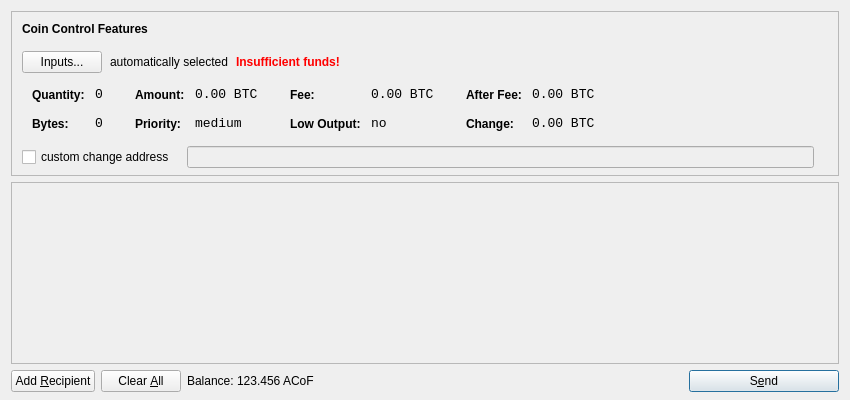
<?xml version="1.0" encoding="UTF-8"?>
<ui version="4.0">
 <class>SendCoinsDialog</class>
 <widget class="QDialog" name="SendCoinsDialog">
  <property name="geometry">
   <rect>
    <x>0</x>
    <y>0</y>
    <width>850</width>
    <height>400</height>
   </rect>
  </property>
  <property name="windowTitle">
   <string>Send Coins</string>
  </property>
  <layout class="QVBoxLayout" name="verticalLayout" stretch="0,1,0">
   <property name="bottomMargin">
    <number>8</number>
   </property>
   <item>
    <widget class="QFrame" name="frameCoinControl">
     <property name="sizePolicy">
      <sizepolicy hsizetype="Expanding" vsizetype="Expanding">
       <horstretch>0</horstretch>
       <verstretch>0</verstretch>
      </sizepolicy>
     </property>
     <property name="maximumSize">
      <size>
       <width>16777215</width>
       <height>16777215</height>
      </size>
     </property>
     <property name="frameShape">
      <enum>QFrame::StyledPanel</enum>
     </property>
     <property name="frameShadow">
      <enum>QFrame::Sunken</enum>
     </property>
     <layout class="QVBoxLayout" name="verticalLayoutCoinControl2">
      <property name="spacing">
       <number>-1</number>
      </property>
      <property name="leftMargin">
       <number>0</number>
      </property>
      <property name="topMargin">
       <number>0</number>
      </property>
      <property name="rightMargin">
       <number>0</number>
      </property>
      <property name="bottomMargin">
       <number>6</number>
      </property>
      <item>
       <layout class="QVBoxLayout" name="verticalLayoutCoinControl" stretch="0,0,0,0,1">
        <property name="spacing">
         <number>0</number>
        </property>
        <property name="leftMargin">
         <number>10</number>
        </property>
        <property name="topMargin">
         <number>10</number>
        </property>
        <item>
         <layout class="QHBoxLayout" name="horizontalLayoutCoinControl1">
          <property name="bottomMargin">
           <number>15</number>
          </property>
          <item>
           <widget class="QLabel" name="labelCoinControlFeatures">
            <property name="sizePolicy">
             <sizepolicy hsizetype="Preferred" vsizetype="Maximum">
              <horstretch>0</horstretch>
              <verstretch>0</verstretch>
             </sizepolicy>
            </property>
            <property name="font">
             <font>
              <weight>75</weight>
              <bold>true</bold>
             </font>
            </property>
            <property name="styleSheet">
             <string notr="true">font-weight:bold;</string>
            </property>
            <property name="text">
             <string>Coin Control Features</string>
            </property>
           </widget>
          </item>
         </layout>
        </item>
        <item>
         <layout class="QHBoxLayout" name="horizontalLayoutCoinControl2" stretch="0,0,0,0">
          <property name="spacing">
           <number>8</number>
          </property>
          <property name="bottomMargin">
           <number>10</number>
          </property>
          <item>
           <widget class="QPushButton" name="pushButtonCoinControl">
            <property name="styleSheet">
             <string notr="true"/>
            </property>
            <property name="text">
             <string>Inputs...</string>
            </property>
           </widget>
          </item>
          <item>
           <widget class="QLabel" name="labelCoinControlAutomaticallySelected">
            <property name="text">
             <string>automatically selected</string>
            </property>
            <property name="margin">
             <number>5</number>
            </property>
           </widget>
          </item>
          <item>
           <widget class="QLabel" name="labelCoinControlInsuffFunds">
            <property name="font">
             <font>
              <weight>75</weight>
              <bold>true</bold>
             </font>
            </property>
            <property name="styleSheet">
             <string notr="true">color:red;font-weight:bold;</string>
            </property>
            <property name="text">
             <string>Insufficient funds!</string>
            </property>
            <property name="margin">
             <number>5</number>
            </property>
           </widget>
          </item>
          <item>
           <spacer name="horizontalSpacerCoinControl">
            <property name="orientation">
             <enum>Qt::Horizontal</enum>
            </property>
            <property name="sizeHint" stdset="0">
             <size>
              <width>40</width>
              <height>1</height>
             </size>
            </property>
           </spacer>
          </item>
         </layout>
        </item>
        <item>
         <widget class="QWidget" name="widgetCoinControl" native="true">
          <property name="sizePolicy">
           <sizepolicy hsizetype="Preferred" vsizetype="Preferred">
            <horstretch>0</horstretch>
            <verstretch>0</verstretch>
           </sizepolicy>
          </property>
          <property name="minimumSize">
           <size>
            <width>0</width>
            <height>0</height>
           </size>
          </property>
          <property name="styleSheet">
           <string notr="true"/>
          </property>
          <layout class="QHBoxLayout" name="horizontalLayoutCoinControl5">
           <property name="margin">
            <number>0</number>
           </property>
           <item>
            <layout class="QHBoxLayout" name="horizontalLayoutCoinControl3" stretch="0,0,0,1">
             <property name="spacing">
              <number>20</number>
             </property>
             <property name="topMargin">
              <number>0</number>
             </property>
             <property name="bottomMargin">
              <number>10</number>
             </property>
             <item>
              <layout class="QFormLayout" name="formLayoutCoinControl1">
               <property name="horizontalSpacing">
                <number>10</number>
               </property>
               <property name="verticalSpacing">
                <number>14</number>
               </property>
               <property name="leftMargin">
                <number>10</number>
               </property>
               <property name="topMargin">
                <number>4</number>
               </property>
               <property name="rightMargin">
                <number>6</number>
               </property>
               <item row="0" column="0">
                <widget class="QLabel" name="labelCoinControlQuantityText">
                 <property name="styleSheet">
                  <string notr="true">font-weight:bold;</string>
                 </property>
                 <property name="text">
                  <string>Quantity:</string>
                 </property>
                 <property name="margin">
                  <number>0</number>
                 </property>
                </widget>
               </item>
               <item row="0" column="1">
                <widget class="QLabel" name="labelCoinControlQuantity">
                 <property name="font">
                  <font>
                   <family>Monospace</family>
                   <pointsize>10</pointsize>
                  </font>
                 </property>
                 <property name="cursor">
                  <cursorShape>IBeamCursor</cursorShape>
                 </property>
                 <property name="contextMenuPolicy">
                  <enum>Qt::ActionsContextMenu</enum>
                 </property>
                 <property name="text">
                  <string notr="true">0</string>
                 </property>
                 <property name="margin">
                  <number>0</number>
                 </property>
                 <property name="textInteractionFlags">
                  <set>Qt::LinksAccessibleByMouse|Qt::TextSelectableByKeyboard|Qt::TextSelectableByMouse</set>
                 </property>
                </widget>
               </item>
               <item row="1" column="0">
                <widget class="QLabel" name="labelCoinControlBytesText">
                 <property name="styleSheet">
                  <string notr="true">font-weight:bold;</string>
                 </property>
                 <property name="text">
                  <string>Bytes:</string>
                 </property>
                </widget>
               </item>
               <item row="1" column="1">
                <widget class="QLabel" name="labelCoinControlBytes">
                 <property name="font">
                  <font>
                   <family>Monospace</family>
                   <pointsize>10</pointsize>
                  </font>
                 </property>
                 <property name="cursor">
                  <cursorShape>IBeamCursor</cursorShape>
                 </property>
                 <property name="contextMenuPolicy">
                  <enum>Qt::ActionsContextMenu</enum>
                 </property>
                 <property name="text">
                  <string notr="true">0</string>
                 </property>
                 <property name="textInteractionFlags">
                  <set>Qt::LinksAccessibleByMouse|Qt::TextSelectableByKeyboard|Qt::TextSelectableByMouse</set>
                 </property>
                </widget>
               </item>
              </layout>
             </item>
             <item>
              <layout class="QFormLayout" name="formLayoutCoinControl2">
               <property name="horizontalSpacing">
                <number>10</number>
               </property>
               <property name="verticalSpacing">
                <number>14</number>
               </property>
               <property name="leftMargin">
                <number>6</number>
               </property>
               <property name="topMargin">
                <number>4</number>
               </property>
               <property name="rightMargin">
                <number>6</number>
               </property>
               <item row="0" column="0">
                <widget class="QLabel" name="labelCoinControlAmountText">
                 <property name="styleSheet">
                  <string notr="true">font-weight:bold;</string>
                 </property>
                 <property name="text">
                  <string>Amount:</string>
                 </property>
                 <property name="margin">
                  <number>0</number>
                 </property>
                </widget>
               </item>
               <item row="0" column="1">
                <widget class="QLabel" name="labelCoinControlAmount">
                 <property name="font">
                  <font>
                   <family>Monospace</family>
                   <pointsize>10</pointsize>
                  </font>
                 </property>
                 <property name="cursor">
                  <cursorShape>IBeamCursor</cursorShape>
                 </property>
                 <property name="contextMenuPolicy">
                  <enum>Qt::ActionsContextMenu</enum>
                 </property>
                 <property name="text">
                  <string notr="true">0.00 BTC</string>
                 </property>
                 <property name="textInteractionFlags">
                  <set>Qt::LinksAccessibleByMouse|Qt::TextSelectableByKeyboard|Qt::TextSelectableByMouse</set>
                 </property>
                </widget>
               </item>
               <item row="1" column="0">
                <widget class="QLabel" name="labelCoinControlPriorityText">
                 <property name="styleSheet">
                  <string notr="true">font-weight:bold;</string>
                 </property>
                 <property name="text">
                  <string>Priority:</string>
                 </property>
                </widget>
               </item>
               <item row="1" column="1">
                <widget class="QLabel" name="labelCoinControlPriority">
                 <property name="font">
                  <font>
                   <family>Monospace</family>
                   <pointsize>10</pointsize>
                  </font>
                 </property>
                 <property name="cursor">
                  <cursorShape>IBeamCursor</cursorShape>
                 </property>
                 <property name="contextMenuPolicy">
                  <enum>Qt::ActionsContextMenu</enum>
                 </property>
                 <property name="text">
                  <string>medium</string>
                 </property>
                 <property name="textInteractionFlags">
                  <set>Qt::LinksAccessibleByMouse|Qt::TextSelectableByKeyboard|Qt::TextSelectableByMouse</set>
                 </property>
                </widget>
               </item>
              </layout>
             </item>
             <item>
              <layout class="QFormLayout" name="formLayoutCoinControl3">
               <property name="horizontalSpacing">
                <number>10</number>
               </property>
               <property name="verticalSpacing">
                <number>14</number>
               </property>
               <property name="leftMargin">
                <number>6</number>
               </property>
               <property name="topMargin">
                <number>4</number>
               </property>
               <property name="rightMargin">
                <number>6</number>
               </property>
               <item row="0" column="0">
                <widget class="QLabel" name="labelCoinControlFeeText">
                 <property name="styleSheet">
                  <string notr="true">font-weight:bold;</string>
                 </property>
                 <property name="text">
                  <string>Fee:</string>
                 </property>
                 <property name="margin">
                  <number>0</number>
                 </property>
                </widget>
               </item>
               <item row="0" column="1">
                <widget class="QLabel" name="labelCoinControlFee">
                 <property name="font">
                  <font>
                   <family>Monospace</family>
                   <pointsize>10</pointsize>
                  </font>
                 </property>
                 <property name="cursor">
                  <cursorShape>IBeamCursor</cursorShape>
                 </property>
                 <property name="contextMenuPolicy">
                  <enum>Qt::ActionsContextMenu</enum>
                 </property>
                 <property name="text">
                  <string notr="true">0.00 BTC</string>
                 </property>
                 <property name="textInteractionFlags">
                  <set>Qt::LinksAccessibleByMouse|Qt::TextSelectableByKeyboard|Qt::TextSelectableByMouse</set>
                 </property>
                </widget>
               </item>
               <item row="1" column="0">
                <widget class="QLabel" name="labelCoinControlLowOutputText">
                 <property name="styleSheet">
                  <string notr="true">font-weight:bold;</string>
                 </property>
                 <property name="text">
                  <string>Low Output:</string>
                 </property>
                </widget>
               </item>
               <item row="1" column="1">
                <widget class="QLabel" name="labelCoinControlLowOutput">
                 <property name="font">
                  <font>
                   <family>Monospace</family>
                   <pointsize>10</pointsize>
                  </font>
                 </property>
                 <property name="cursor">
                  <cursorShape>IBeamCursor</cursorShape>
                 </property>
                 <property name="contextMenuPolicy">
                  <enum>Qt::ActionsContextMenu</enum>
                 </property>
                 <property name="text">
                  <string>no</string>
                 </property>
                 <property name="textInteractionFlags">
                  <set>Qt::LinksAccessibleByMouse|Qt::TextSelectableByKeyboard|Qt::TextSelectableByMouse</set>
                 </property>
                </widget>
               </item>
              </layout>
             </item>
             <item>
              <layout class="QFormLayout" name="formLayoutCoinControl4">
               <property name="horizontalSpacing">
                <number>10</number>
               </property>
               <property name="verticalSpacing">
                <number>14</number>
               </property>
               <property name="leftMargin">
                <number>6</number>
               </property>
               <property name="topMargin">
                <number>4</number>
               </property>
               <property name="rightMargin">
                <number>6</number>
               </property>
               <item row="0" column="0">
                <widget class="QLabel" name="labelCoinControlAfterFeeText">
                 <property name="styleSheet">
                  <string notr="true">font-weight:bold;</string>
                 </property>
                 <property name="text">
                  <string>After Fee:</string>
                 </property>
                 <property name="margin">
                  <number>0</number>
                 </property>
                </widget>
               </item>
               <item row="0" column="1">
                <widget class="QLabel" name="labelCoinControlAfterFee">
                 <property name="font">
                  <font>
                   <family>Monospace</family>
                   <pointsize>10</pointsize>
                  </font>
                 </property>
                 <property name="cursor">
                  <cursorShape>IBeamCursor</cursorShape>
                 </property>
                 <property name="contextMenuPolicy">
                  <enum>Qt::ActionsContextMenu</enum>
                 </property>
                 <property name="text">
                  <string notr="true">0.00 BTC</string>
                 </property>
                 <property name="textInteractionFlags">
                  <set>Qt::LinksAccessibleByMouse|Qt::TextSelectableByKeyboard|Qt::TextSelectableByMouse</set>
                 </property>
                </widget>
               </item>
               <item row="1" column="0">
                <widget class="QLabel" name="labelCoinControlChangeText">
                 <property name="styleSheet">
                  <string notr="true">font-weight:bold;</string>
                 </property>
                 <property name="text">
                  <string>Change:</string>
                 </property>
                </widget>
               </item>
               <item row="1" column="1">
                <widget class="QLabel" name="labelCoinControlChange">
                 <property name="font">
                  <font>
                   <family>Monospace</family>
                   <pointsize>10</pointsize>
                  </font>
                 </property>
                 <property name="cursor">
                  <cursorShape>IBeamCursor</cursorShape>
                 </property>
                 <property name="contextMenuPolicy">
                  <enum>Qt::ActionsContextMenu</enum>
                 </property>
                 <property name="text">
                  <string notr="true">0.00 BTC</string>
                 </property>
                 <property name="textInteractionFlags">
                  <set>Qt::LinksAccessibleByMouse|Qt::TextSelectableByKeyboard|Qt::TextSelectableByMouse</set>
                 </property>
                </widget>
               </item>
              </layout>
             </item>
            </layout>
           </item>
          </layout>
         </widget>
        </item>
        <item>
         <layout class="QHBoxLayout" name="horizontalLayoutCoinControl4" stretch="0,0,0">
          <property name="spacing">
           <number>12</number>
          </property>
          <property name="sizeConstraint">
           <enum>QLayout::SetDefaultConstraint</enum>
          </property>
          <property name="topMargin">
           <number>5</number>
          </property>
          <property name="rightMargin">
           <number>5</number>
          </property>
          <item>
           <widget class="QCheckBox" name="checkBoxCoinControlChange">
            <property name="text">
             <string>custom change address</string>
            </property>
           </widget>
          </item>
          <item>
           <widget class="QLineEdit" name="lineEditCoinControlChange">
            <property name="enabled">
             <bool>false</bool>
            </property>
            <property name="sizePolicy">
             <sizepolicy hsizetype="Expanding" vsizetype="Fixed">
              <horstretch>0</horstretch>
              <verstretch>0</verstretch>
             </sizepolicy>
            </property>
           </widget>
          </item>
          <item>
           <widget class="QLabel" name="labelCoinControlChangeLabel">
            <property name="sizePolicy">
             <sizepolicy hsizetype="Preferred" vsizetype="Expanding">
              <horstretch>0</horstretch>
              <verstretch>0</verstretch>
             </sizepolicy>
            </property>
            <property name="minimumSize">
             <size>
              <width>0</width>
              <height>0</height>
             </size>
            </property>
            <property name="text">
             <string/>
            </property>
            <property name="margin">
             <number>3</number>
            </property>
           </widget>
          </item>
         </layout>
        </item>
        <item>
         <spacer name="verticalSpacerCoinControl">
          <property name="orientation">
           <enum>Qt::Vertical</enum>
          </property>
          <property name="sizeHint" stdset="0">
           <size>
            <width>800</width>
            <height>1</height>
           </size>
          </property>
         </spacer>
        </item>
       </layout>
      </item>
     </layout>
    </widget>
   </item>
   <item>
    <widget class="QScrollArea" name="scrollArea">
     <property name="widgetResizable">
      <bool>true</bool>
     </property>
     <widget class="QWidget" name="scrollAreaWidgetContents">
      <property name="geometry">
       <rect>
        <x>0</x>
        <y>0</y>
        <width>830</width>
        <height>165</height>
       </rect>
      </property>
      <layout class="QVBoxLayout" name="verticalLayout_2">
       <property name="margin">
        <number>0</number>
       </property>
       <item>
        <layout class="QVBoxLayout" name="entries">
         <property name="spacing">
          <number>6</number>
         </property>
        </layout>
       </item>
       <item>
        <spacer name="verticalSpacer">
         <property name="orientation">
          <enum>Qt::Vertical</enum>
         </property>
         <property name="sizeHint" stdset="0">
          <size>
           <width>20</width>
           <height>40</height>
          </size>
         </property>
        </spacer>
       </item>
      </layout>
     </widget>
    </widget>
   </item>
   <item>
    <layout class="QHBoxLayout" name="horizontalLayout">
     <item>
      <widget class="QPushButton" name="addButton">
       <property name="toolTip">
        <string>Send to multiple recipients at once</string>
       </property>
       <property name="text">
        <string>Add &amp;Recipient</string>
       </property>
       <property name="icon">
        <iconset resource="../bitcoin.qrc">
         <normaloff>:/icons/add</normaloff>:/icons/add</iconset>
       </property>
       <property name="autoDefault">
        <bool>false</bool>
       </property>
      </widget>
     </item>
     <item>
      <widget class="QPushButton" name="clearButton">
       <property name="sizePolicy">
        <sizepolicy hsizetype="Minimum" vsizetype="Fixed">
         <horstretch>0</horstretch>
         <verstretch>0</verstretch>
        </sizepolicy>
       </property>
       <property name="toolTip">
        <string>Remove all transaction fields</string>
       </property>
       <property name="text">
        <string>Clear &amp;All</string>
       </property>
       <property name="icon">
        <iconset resource="../bitcoin.qrc">
         <normaloff>:/icons/remove</normaloff>:/icons/remove</iconset>
       </property>
       <property name="autoRepeatDelay">
        <number>300</number>
       </property>
       <property name="autoDefault">
        <bool>false</bool>
       </property>
      </widget>
     </item>
     <item>
      <layout class="QHBoxLayout" name="horizontalLayout_2">
       <property name="spacing">
        <number>3</number>
       </property>
       <item>
        <widget class="QLabel" name="label">
         <property name="text">
          <string>Balance:</string>
         </property>
        </widget>
       </item>
       <item>
        <widget class="QLabel" name="labelBalance">
         <property name="cursor">
          <cursorShape>IBeamCursor</cursorShape>
         </property>
         <property name="text">
          <string>123.456 ACoF</string>
         </property>
         <property name="textInteractionFlags">
          <set>Qt::LinksAccessibleByMouse|Qt::TextSelectableByKeyboard|Qt::TextSelectableByMouse</set>
         </property>
        </widget>
       </item>
      </layout>
     </item>
     <item>
      <spacer name="horizontalSpacer">
       <property name="orientation">
        <enum>Qt::Horizontal</enum>
       </property>
       <property name="sizeHint" stdset="0">
        <size>
         <width>40</width>
         <height>20</height>
        </size>
       </property>
      </spacer>
     </item>
     <item>
      <widget class="QPushButton" name="sendButton">
       <property name="minimumSize">
        <size>
         <width>150</width>
         <height>0</height>
        </size>
       </property>
       <property name="toolTip">
        <string>Confirm the send action</string>
       </property>
       <property name="text">
        <string>S&amp;end</string>
       </property>
       <property name="icon">
        <iconset resource="../bitcoin.qrc">
         <normaloff>:/icons/send</normaloff>:/icons/send</iconset>
       </property>
       <property name="default">
        <bool>true</bool>
       </property>
      </widget>
     </item>
    </layout>
   </item>
  </layout>
 </widget>
 <resources>
  <include location="../bitcoin.qrc"/>
 </resources>
 <connections/>
</ui>
